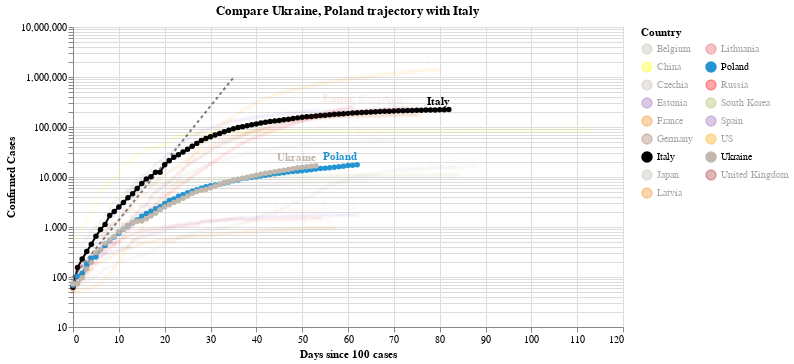

The notebook cell this image was saved under:
### Code cell
#hide_input
chart2 = make_since_chart(dff2, ['Ukraine', 'Poland'], baseline_countries)
chart2

### Figure 1 — Vega-Lite specification as saved in the notebook (floating-point values rounded to 4 significant figures; data arrays with more than 128 entries replaced by an {"elided": "..."} marker saying what was removed)
{"config": {"view": {"continuousWidth": 400, "continuousHeight": 300}}, "layer": [{"data": {"name": "data-628230001892d6798b50651be41d1b3e"}, "mark": {"type": "line", "color": "black", "opacity": 0.5, "strokeDash": [3, 3]}, "encoding": {"x": {"type": "quantitative", "field": "Days since 100 cases"}, "y": {"type": "quantitative", "field": "Confirmed Cases"}}}, {"data": {"name": "data-dd6650a607da80a49feffa18e63bbbc5"}, "mark": {"type": "line", "point": true}, "encoding": {"color": {"type": "nominal", "field": "Country", "legend": {"columns": 2}, "scale": {"domain": ["Belgium", "China", "Czechia", "Estonia", "France", "Germany", "Italy", "Japan", "Latvia", "Lithuania", "Poland", "Russia", "South Korea", "Spain", "US", "Ukraine", "United Kingdom"], "range": ["#C1B7AD", "yellow", "#C1B7AD", "#9467bd", "#F58518", "#9D755D", "black", "#C1B7AD", "#F58518", "#E45756", "#2495D3", "red", "#A1BA59", "#9467bd", "orange", "#C1B7AD", "brown"]}}, "opacity": {"condition": {"value": 1, "selection": "selector008"}, "value": 0.05}, "tooltip": [{"type": "nominal", "field": "Country"}, {"type": "temporal", "field": "Date"}, {"type": "quantitative", "field": "Confirmed Cases"}, {"type": "quantitative", "field": "Days since 100 cases"}], "x": {"type": "quantitative", "field": "Days since 100 cases"}, "y": {"type": "quantitative", "field": "Confirmed Cases", "scale": {"type": "log"}}}, "selection": {"selector008": {"type": "multi", "fields": ["Country"], "bind": "legend", "init": [{"Country": "Ukraine"}, {"Country": "Poland"}, {"Country": "Italy"}]}}, "width": 550}, {"data": {"name": "data-dd6650a607da80a49feffa18e63bbbc5"}, "mark": {"type": "text", "align": "right", "dy": -8, "fontWeight": "bold"}, "encoding": {"color": {"type": "nominal", "field": "Country", "legend": {"columns": 2}, "scale": {"domain": ["Belgium", "China", "Czechia", "Estonia", "France", "Germany", "Italy", "Japan", "Latvia", "Lithuania", "Poland", "Russia", "South Korea", "Spain", "US", "Ukraine", "United Kingdom"], "range": ["#C1B7AD", "yellow", "#C1B7AD", "#9467bd", "#F58518", "#9D755D", "black", "#C1B7AD", "#F58518", "#E45756", "#2495D3", "red", "#A1BA59", "#9467bd", "orange", "#C1B7AD", "brown"]}}, "opacity": {"condition": {"value": 1, "selection": "selector008"}, "value": 0.05}, "text": {"type": "nominal", "field": "Country"}, "tooltip": [{"type": "nominal", "field": "Country"}, {"type": "temporal", "field": "Date"}, {"type": "quantitative", "field": "Confirmed Cases"}, {"type": "quantitative", "field": "Days since 100 cases"}], "x": {"type": "quantitative", "field": "Days since 100 cases"}, "y": {"type": "quantitative", "field": "Confirmed Cases", "scale": {"type": "log"}}}, "transform": [{"filter": "(datum['Date'] >= 1589414400000)"}], "width": 550}], "title": "Compare Ukraine, Poland trajectory with Italy", "$schema": "https://vega.github.io/schema/vega-lite/v4.0.2.json", "datasets": {"data-628230001892d6798b50651be41d1b3e": [{"Days since 100 cases": 0, "Confirmed Cases": 100.0}, {"Days since 100 cases": 1, "Confirmed Cases": 130.0}, {"Days since 100 cases": 2, "Confirmed Cases": 169.0}, {"Days since 100 cases": 3, "Confirmed Cases": 219.7}, {"Days since 100 cases": 4, "Confirmed Cases": 285.6}, {"Days since 100 cases": 5, "Confirmed Cases": 371.3}, {"Days since 100 cases": 6, "Confirmed Cases": 482.7}, {"Days since 100 cases": 7, "Confirmed Cases": 627.5}, {"Days since 100 cases": 8, "Confirmed Cases": 815.7}, {"Days since 100 cases": 9, "Confirmed Cases": 1060.0}, {"Days since 100 cases": 10, "Confirmed Cases": 1379.0}, {"Days since 100 cases": 11, "Confirmed Cases": 1792.0}, {"Days since 100 cases": 12, "Confirmed Cases": 2330.0}, {"Days since 100 cases": 13, "Confirmed Cases": 3029.0}, {"Days since 100 cases": 14, "Confirmed Cases": 3937.0}, {"Days since 100 cases": 15, "Confirmed Cases": 5119.0}, {"Days since 100 cases": 16, "Confirmed Cases": 6654.0}, {"Days since 100 cases": 17, "Confirmed Cases": 8650.0}, {"Days since 100 cases": 18, "Confirmed Cases": 11250.0}, {"Days since 100 cases": 19, "Confirmed Cases": 14620.0}, {"Days since 100 cases": 20, "Confirmed Cases": 19000.0}, {"Days since 100 cases": 21, "Confirmed Cases": 24710.0}, {"Days since 100 cases": 22, "Confirmed Cases": 32120.0}, {"Days since 100 cases": 23, "Confirmed Cases": 41750.0}, {"Days since 100 cases": 24, "Confirmed Cases": 54280.0}, {"Days since 100 cases": 25, "Confirmed Cases": 70560.0}, {"Days since 100 cases": 26, "Confirmed Cases": 91730.0}, {"Days since 100 cases": 27, "Confirmed Cases": 119300.0}, {"Days since 100 cases": 28, "Confirmed Cases": 155000.0}, {"Days since 100 cases": 29, "Confirmed Cases": 201500.0}, {"Days since 100 cases": 30, "Confirmed Cases": 262000.0}, {"Days since 100 cases": 31, "Confirmed Cases": 340600.0}, {"Days since 100 cases": 32, "Confirmed Cases": 442800.0}, {"Days since 100 cases": 33, "Confirmed Cases": 575600.0}, {"Days since 100 cases": 34, "Confirmed Cases": 748300.0}, {"Days since 100 cases": 35, "Confirmed Cases": 972800.0}], "data-dd6650a607da80a49feffa18e63bbbc5": {"elided": "1244 records"}}}
